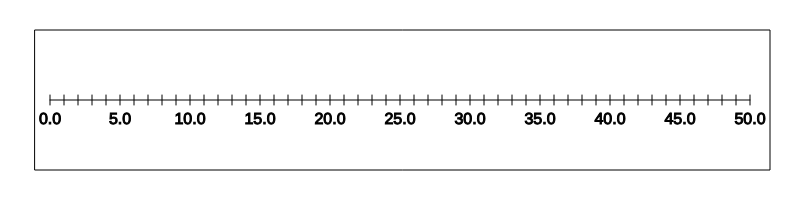
Frame 1 (no input)
Frame 60 (no input): identical to frame 1, image omitted
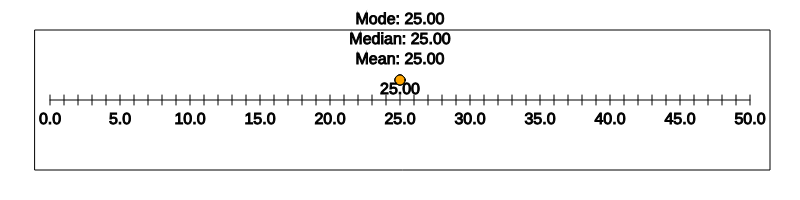
Frame 120 (the mouse pressed at the canvas centre since frame 60)

The p5.js sketch that drew these frames (run headless with seeded random() and noise() and a simulated clock; from frame 60 on, the mouse is pressed at the canvas centre):

// p5.js sketch
// ── sketch.js
let points = [];
let mean = 0;
let median = 0;
let mode = null;
const minRange = 0;
const maxRange = 50;
const canvasWidth = 800;
const canvasHeight = 200;
const boundaryStart = 50;
const boundaryEnd = canvasWidth - 50;
const boundaryTop = 50;
const boundaryBottom = canvasHeight - 50;
const numCheckpoints = 10;
const stepSize = (maxRange - minRange) / numCheckpoints;

function setup() {
    createCanvas(canvasWidth, canvasHeight);
    textSize(16);
    textAlign(CENTER, CENTER);
}

function draw() {
    background(255);
    drawBoundary();
    drawNumberLine();
    drawPoints();
    drawMean();
    drawMedian();
    drawMode();  // Ensure mode is drawn
    drawHoverValue();
}

function drawBoundary() {
    noFill();
    stroke(0);
    rect(boundaryStart - 15, boundaryTop - 20, boundaryEnd - boundaryStart + 35, boundaryBottom - boundaryTop + 40);
}

function drawNumberLine() {
    stroke(0);
    line(boundaryStart, height / 2, boundaryEnd, height / 2);

    let pt = 0;
    for (let i = 0; i <= maxRange; i++) {
        let value = minRange + pt * stepSize;
        let x = map(i, minRange, maxRange, boundaryStart, boundaryEnd);
        line(x, height / 2 - 5, x, height / 2 + 5);
        fill(0);
        if (value == i) {
            text(value.toFixed(1), x, height / 2 + 20);
            pt++;
        }
    }
}

function drawPoints() {
    for (let i = 0; i < points.length; i++) {
        let x = map(points[i], minRange, maxRange, boundaryStart, boundaryEnd);
        fill(0, 0, 255);
        ellipse(x, height / 2 - 20, 10, 10);

        // Show number only when hovered, on the upper side of the number line
        if (dist(mouseX, mouseY, x, height / 2 - 20) < 5) {
            fill(0);
            text(points[i].toFixed(2), x, height / 2 - 40);
        }
    }
}

function drawMean() {
    if (points.length > 0) {
        mean = points.reduce((acc, val) => acc + val, 0) / points.length;
        let meanX = map(mean, minRange, maxRange, boundaryStart, boundaryEnd);
        fill(255, 0, 0);
        ellipse(meanX, height / 2 - 20, 10, 10);
        fill(0);
        text(`Mean: ${mean.toFixed(2)}`, meanX, height / 2 - 40);
    }
}

function drawMedian() {
    if (points.length > 0) {
        median = calculateMedian(points);
        let medianX = map(median, minRange, maxRange, boundaryStart, boundaryEnd);
        fill(0, 255, 0);
        ellipse(medianX, height / 2 - 20, 10, 10);
        fill(0);
        text(`Median: ${median.toFixed(2)}`, medianX, height / 2 - 60);
    }
}

function drawMode() {
    if (points.length > 0) {
        mode = calculateMode(points);
        let modeX = map(mode, minRange, maxRange, boundaryStart, boundaryEnd);
        fill(255, 165, 0);
        ellipse(modeX, height / 2 - 20, 10, 10);
        fill(0);
        text(`Mode: ${mode.toFixed(2)}`, modeX, height / 2 - 80);
    }
}

function drawHoverValue() {
    if (mouseY >= height / 2 - 10 && mouseY <= height / 2 + 10) {  // Check if mouse is near the number line
        let value = map(mouseX, boundaryStart, boundaryEnd, minRange, maxRange);
        fill(0);
        text(`${value.toFixed(2)}`, mouseX, height / 2 - 10);
    }
}

function mousePressed() {
    if (mouseX >= boundaryStart && mouseX <= boundaryEnd && mouseY >= boundaryTop && mouseY <= boundaryBottom) {
        let x = map(mouseX, boundaryStart, boundaryEnd, minRange, maxRange);
        points.push(x);
    }
}

function calculateMedian(arr) {
    let sortedArr = arr.slice().sort((a, b) => a - b);
    let middle = Math.floor(sortedArr.length / 2);

    if (sortedArr.length % 2 === 0) {
        return (sortedArr[middle - 1] + sortedArr[middle]) / 2;
    } else {
        return sortedArr[middle];
    }
}

function calculateMode(arr) {
    let frequency = {};
    let maxFreq = 0;
    let mode = arr[0];

    arr.forEach(value => {
        frequency[value] = (frequency[value] || 0) + 1;
        if (frequency[value] > maxFreq) {
            maxFreq = frequency[value];
            mode = value;
        }
    });

    return mode;
}
